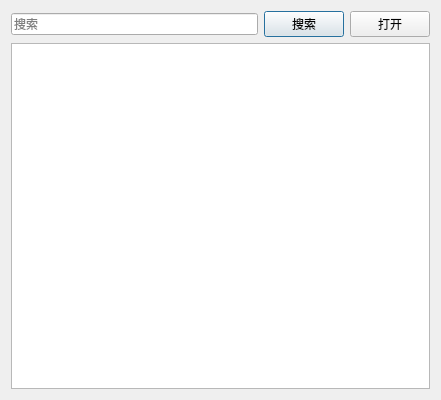
<?xml version="1.0" encoding="UTF-8"?>
<ui version="4.0">
 <class>OpenDataFileDialog</class>
 <widget class="QDialog" name="OpenDataFileDialog">
  <property name="geometry">
   <rect>
    <x>0</x>
    <y>0</y>
    <width>441</width>
    <height>400</height>
   </rect>
  </property>
  <property name="windowTitle">
   <string>选择回放文件</string>
  </property>
  <layout class="QGridLayout" name="gridLayout_2">
   <item row="0" column="1">
    <widget class="QPushButton" name="pushButtonSearch">
     <property name="text">
      <string>搜索</string>
     </property>
    </widget>
   </item>
   <item row="2" column="0" colspan="3">
    <widget class="QTableView" name="tableView"/>
   </item>
   <item row="0" column="0">
    <widget class="QLineEdit" name="lineEdit">
     <property name="placeholderText">
      <string>搜索</string>
     </property>
    </widget>
   </item>
   <item row="0" column="2">
    <widget class="QPushButton" name="pushButtonOpen">
     <property name="text">
      <string>打开</string>
     </property>
    </widget>
   </item>
  </layout>
 </widget>
 <resources/>
 <connections/>
</ui>
